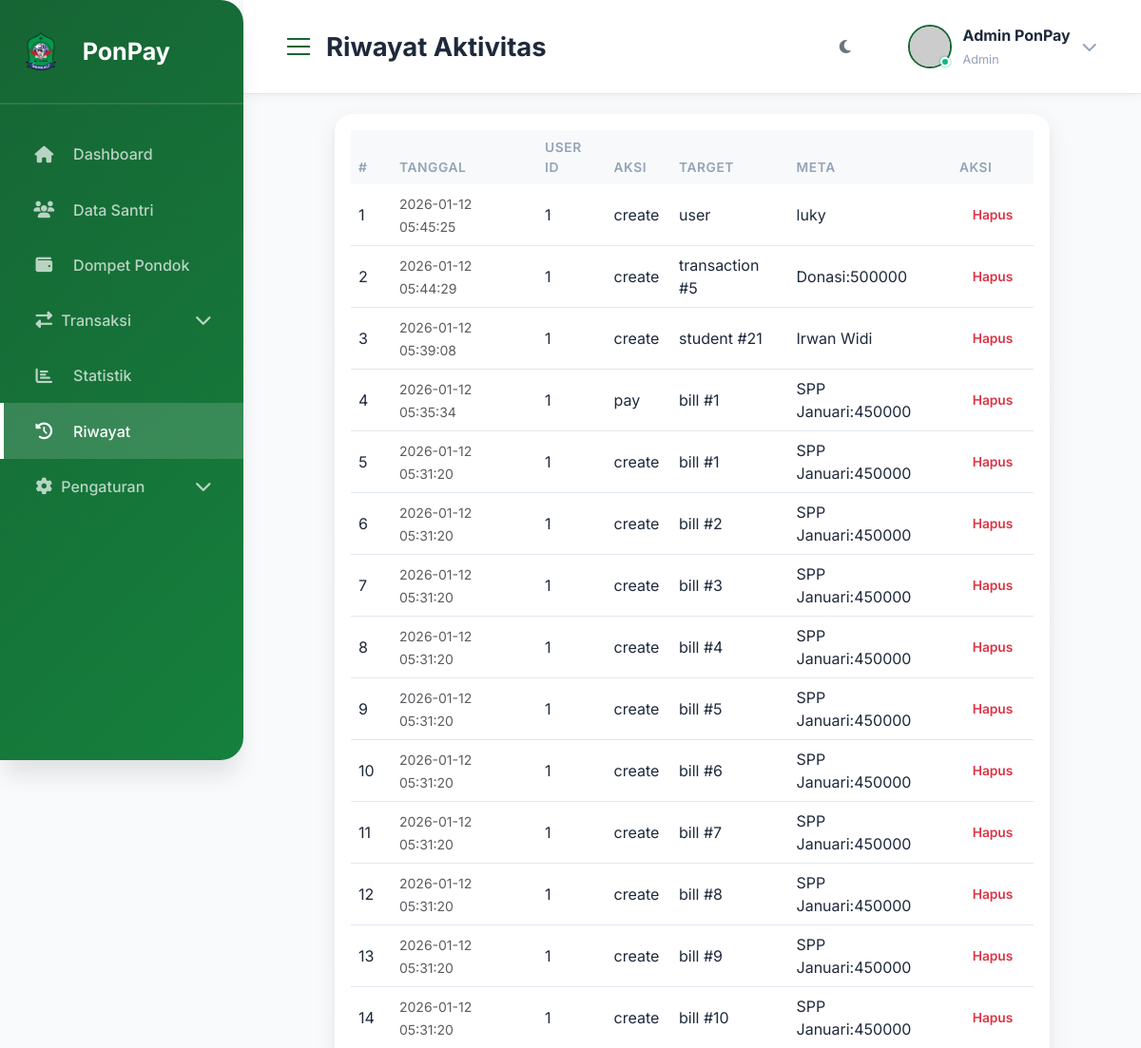
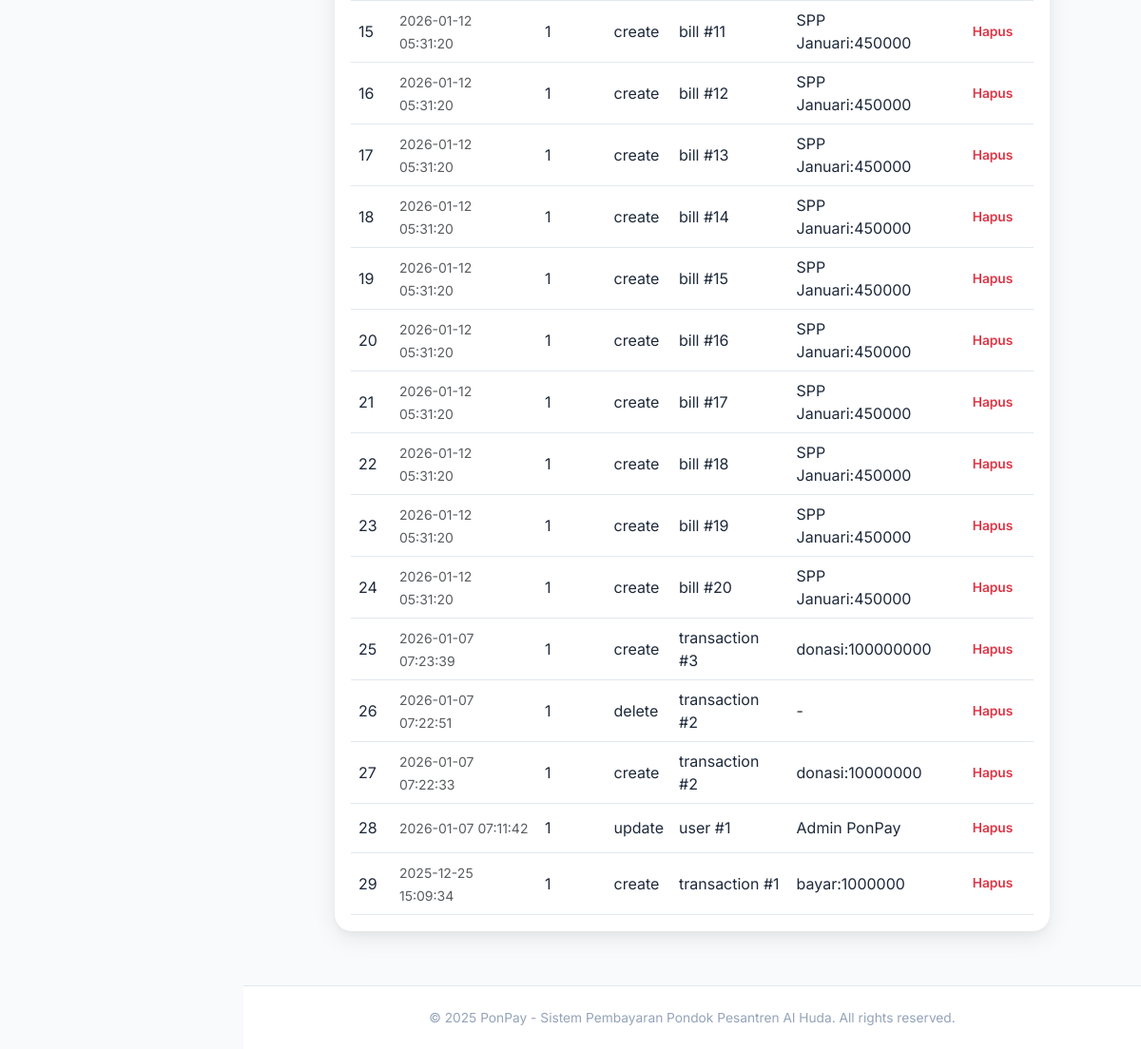
Before: /history/ with the older database file (2 pictures, top to bottom).
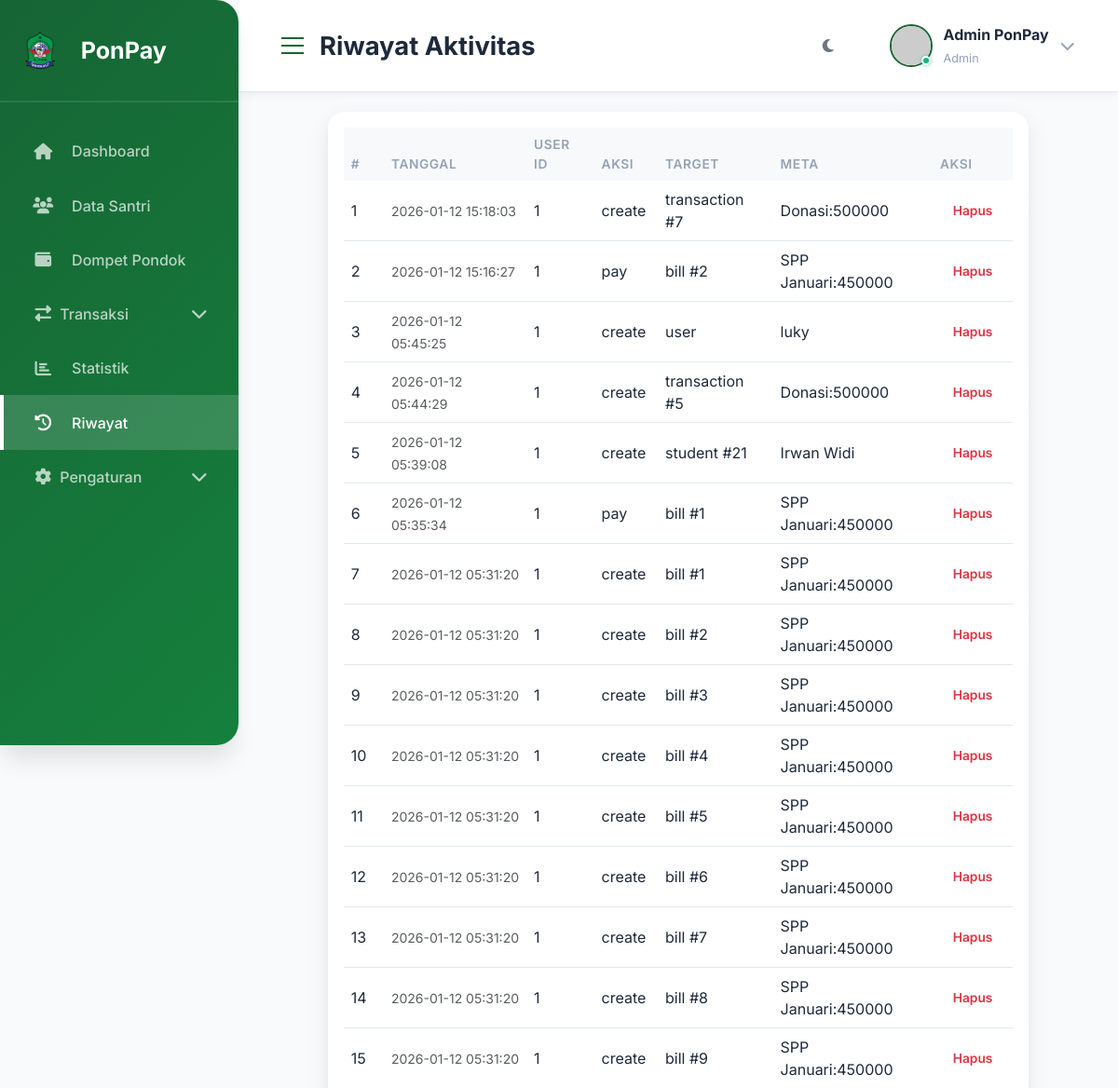
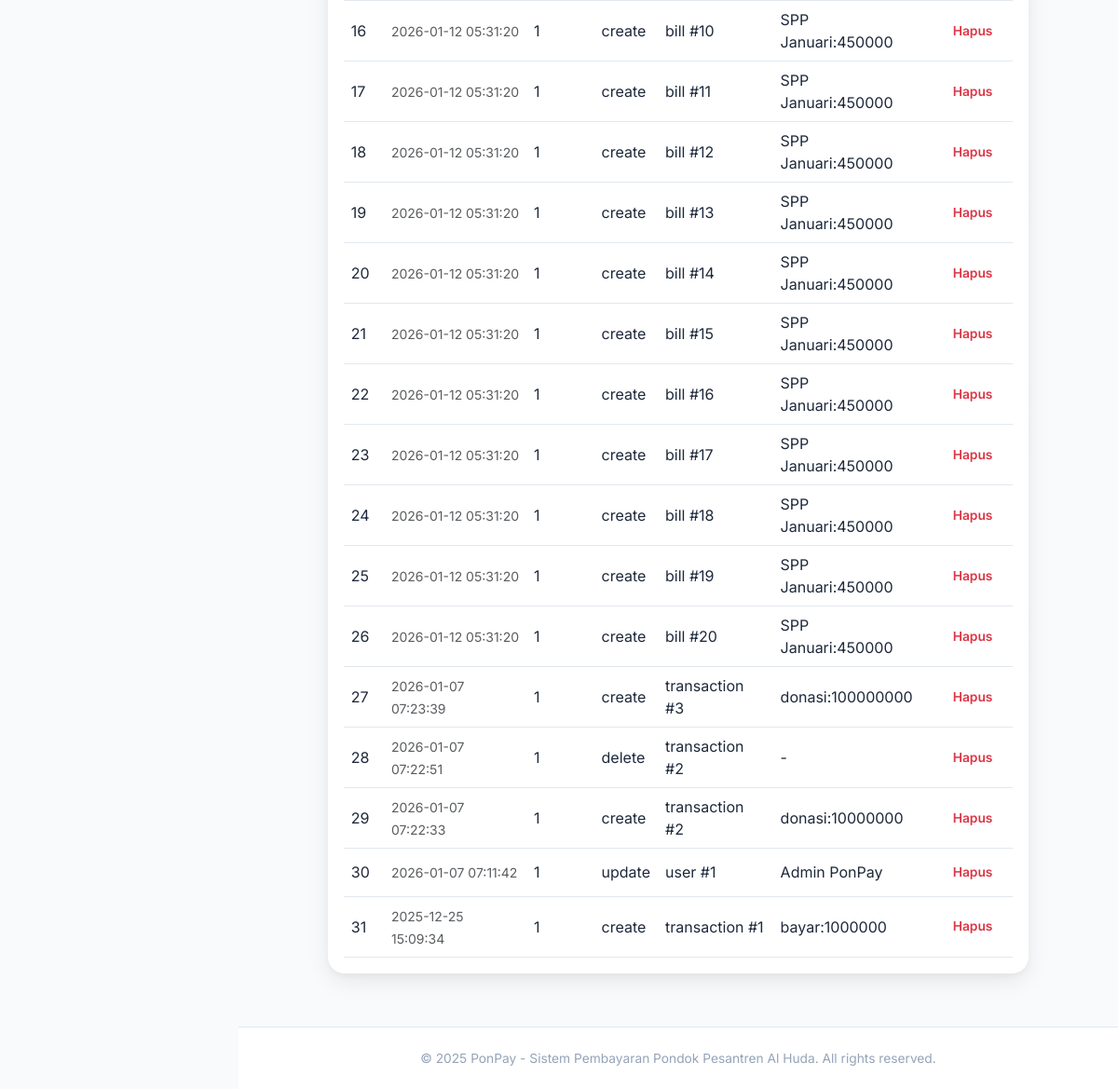
After: the same page with the newer database file (2 pictures, top to bottom).
### tables this page shows
CREATE TABLE history (
            id INTEGER PRIMARY KEY AUTOINCREMENT,
            user_id INTEGER,
            action TEXT NOT NULL,
            target_type TEXT,
            target_id INTEGER,
            meta TEXT,
            created_at TIMESTAMP DEFAULT CURRENT_TIMESTAMP
        );

### routes.py (the view)
@history_bp.route('/')
def index():
    entries = get_history(500)
    entries = [dict(e) for e in entries] if entries else []
    return render_template('history.html', entries=entries)

### db.py (called while the page is built)
def get_db():
    if 'db' not in g:
        g.db = sqlite3.connect(current_app.config['DATABASE'])
        g.db.row_factory = sqlite3.Row  # Enable column access by name
    return g.db

def query_db(query, args=(), one=False):
    cursor = get_db().cursor()
    cursor.execute(query, args)
    rv = cursor.fetchall()
    cursor.close()
    return (rv[0] if rv else None) if one else rv

def get_history(limit=200):
    return query_db('SELECT * FROM history ORDER BY created_at DESC LIMIT ?', (limit,))

### templates/history.html (shortened to what this page needs)
{% extends 'base.html' %}
{% block page_title %}Riwayat Aktivitas{% endblock %}
{% block content %}
<div class="container-fluid">
    <div class="card">
        <div class="card-body">
            <div class="table-responsive">
                <table class="table table-hover mb-0">
                    <thead class="table-light">
                        <tr>
                            <th style="width:6%">#</th>
                            <th>Tanggal</th>
                            <th>User ID</th>
                            <th>Aksi</th>
                            <th>Target</th>
                            <th>Meta</th>
                            <th style="width:12%">Aksi</th>
                        </tr>
                    </thead>
                    <tbody>
                        {% if entries %}
                            {% for e in entries %}
                            <tr>
                                <td>{{ loop.index }}</td>
                                <td><small class="text-muted">{{ e.created_at }}</small></td>
                                <td>{{ e.user_id or '-' }}</td>
                                <td>{{ e.action }}</td>
                                <td>{{ e.target_type or '-' }} {% if e.target_id %}#{{ e.target_id }}{% endif %}</td>
                                <td>{{ e.meta or '-' }}</td>
                                <td>
                                    <form action="{{ url_for('history.delete', entry_id=e.id) }}" method="POST" onsubmit="return confirm('Yakin hapus entri ini?');">
                                        <button class="btn btn-sm btn-outline-danger">Hapus</button>
                                    </form>
                                </td>
                            </tr>
                            {% endfor %}
                        {% else %}
                            <tr>
                                <td colspan="7" class="text-center text-muted py-4">Belum ada aktivitas</td>
                            </tr>
                        {% endif %}
                    </tbody>
                </table>
            </div>
        </div>
    </div>
</div>
{% endblock %}

### templates/base.html (shortened to what this page needs)
<!DOCTYPE html>
<html lang='id'>
<head>
  <link href='https://cdn.jsdelivr.net/npm/bootstrap@5.3.0/dist/css/bootstrap.min.css' rel='stylesheet' />
  <link rel='stylesheet' href='https://cdnjs.cloudflare.com/ajax/libs/font-awesome/6.4.0/css/all.min.css' />
  <link rel='stylesheet' href='{{ url_for('static', filename='css/style.css' ) }}' />
</head>
<body>
  <div class='wrapper d-flex'>
    <nav class='sidebar' id='sidebar' aria-hidden='false'>
      <div class='sidebar-header'>
        <div class='logo-section'>
          <img src='{{ url_for('static', filename='images/logo.png' ) }}' alt='Logo Al Huda' style='
                width: 40px;
                height: 40px;
                margin-right: 10px;
                border-radius: 8px;
                object-fit: contain;
              ' />
          <h5>PonPay</h5>
        </div>
      </div>
      <ul class='nav flex-column sidebar-nav' id='sidebarNav'>
        <li class='nav-item'>
          <a class='nav-link {% if request.endpoint == 'dashboard.index' %}active{% endif %}' href='{{ url_for('dashboard.index') }}'>
            <i class='fas fa-home'></i>
            <span>Dashboard</span>
          </a>
        </li>
        <li class='nav-item'>
          <a class='nav-link {% if request.endpoint == 'students.index' %}active{% endif %}' href='{{ url_for('students.index') }}'>
            <i class='fas fa-users'></i>
            <span>Data Santri</span>
          </a>
        </li>
        <li class='nav-item'>
          <a class='nav-link {% if request.endpoint == 'wallet.index' %}active{% endif %}' href='{{ url_for('wallet.index') }}'>
            <i class='fas fa-wallet'></i>
            <span>Dompet Pondok</span>
          </a>
        </li>
        <li class='nav-item'>
          <a class='nav-link d-flex justify-content-between align-items-center {% if request.endpoint and request.endpoint.startswith('transaction') %}active{% endif %}' data-bs-toggle='collapse' href='#nav-transaction' role='button'
            aria-expanded='false' aria-controls='nav-transaction'>
            <span><i class='fas fa-exchange-alt'></i>
              <span>Transaksi</span></span>
            <i class='fas fa-chevron-down'></i>
          </a>
        </li>
        <li class='nav-item'>
          <a class='nav-link {% if request.endpoint == 'statistics.index' %}active{% endif %}' href='{{ url_for('statistics.index') }}'>
            <i class='fas fa-chart-bar'></i>
            <span>Statistik</span>
          </a>
        </li>
        <li class='nav-item'>
          <a class='nav-link {% if request.endpoint == 'history.index' %}active{% endif %}' href='{{ url_for('history.index') }}'>
            <i class='fas fa-history'></i>
            <span>Riwayat</span>
          </a>
        </li>
        <li class='nav-item'>
          <a class='nav-link d-flex justify-content-between align-items-center {% if request.endpoint and request.endpoint.startswith('settings') %}active{% endif %}' data-bs-toggle='collapse' href='#nav-settings' role='button'
            aria-expanded='false' aria-controls='nav-settings'>
            <span><i class='fas fa-cog'></i> <span>Pengaturan</span></span>
            <i class='fas fa-chevron-down'></i>
          </a>
        </li>
      </ul>
    </nav>
    <div class='main-content'>
      <nav class='top-navbar'>
        <div class='navbar-left'>
          <button class='btn-sidebar-collapse d-none d-lg-block' id='sidebarCollapseBtn' aria-expanded='false'
            aria-controls='sidebar'>
            <i class='fas fa-bars'></i>
          </button>
          <h6 class='page-title'>
            {% block page_title %}Dashboard{% endblock %}
          </h6>
        </div>
        <div class='navbar-right'>
          <div class='user-profile d-flex align-items-center'>
            <button id='darkModeToggle' class='btn btn-outline-secondary me-2' aria-label='Toggle dark mode'
              title='Dark mode'>
              <i class='fas fa-moon'></i>
            </button>
            <div class='user-profile-inner d-flex align-items-center'>
              <div class='profile-avatar'>
                {% set avatar_name = session.get('full_name') or 'User' %}
                {% set avatar_fallback = ('https://ui-avatars.com/api/?name=' ~ avatar_name ~
                '&background=6366F1&color=fff') %}
                {% if session.get('profile_picture') %}
                <img
                  src="{{ url_for('static', filename=session['profile_picture']) }}?t={{ session.get('profile_picture_timestamp', 0) }}"
                  alt="Profile" onerror="this.src='{{ avatar_fallback }}'">
                {% else %}
                <img src="{{ avatar_fallback }}" alt="Profile" />
                {% endif %}
              </div>
              <div class='profile-info d-none d-md-block'>
                <p class='profile-name'>
                  {{ session.get('full_name', 'Admin PonPay') }}
                </p>
                <small class='profile-role'>{{ session.get('role', 'admin') }}</small>
              </div>
              <div class='dropdown'>
                <a class='dropdown-toggle' href='#' id='profileDropdown' role='button' data-bs-toggle='dropdown'>
                  <i class='fas fa-chevron-down'></i>
                </a>
              </div>
            </div>
          </div>
        </div>
      </nav>
      <div class='page-content'>{% block content %}{% endblock %}</div>
      <footer class='page-footer'>
        <p>
          &copy; 2025 PonPay - Sistem Pembayaran Pondok Pesantren Al Huda. All
          rights reserved.
        </p>
      </footer>
    </div>
  </div>
</body>
</html>

Changed rows visible on the page:
added history: created_at "2026-01-12 15:18:03", user "1", action "create", target_type "transaction", target_id "7", meta "Donasi:500000"
added history: created_at "2026-01-12 15:16:27", user "1", action "pay", target_type "bill", target_id "2", meta "SPP Januari:450000"
